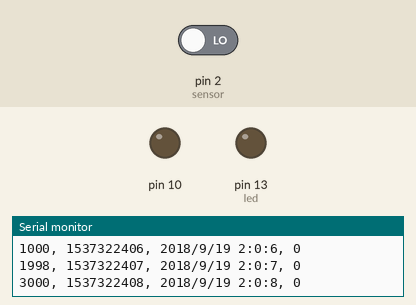
Bench run of a sketch on a simulated Arduino Uno, built with avr-gcc and run on an emulated ATmega328P. On the bench: output pins drawn as LEDs (lit = HIGH), the last lines printed to the serial monitor. Inputs (shaded band) come from the test bench; at power-on: pin 2 (sensor) LOW. The local clock reads 2024-03-15 10:24:30 at power-on unless the sketch sets it; storage starts empty.

Above: at 3.8 s.
3.9 s: pin 2 (sensor) driven HIGH
At 4.5 s:
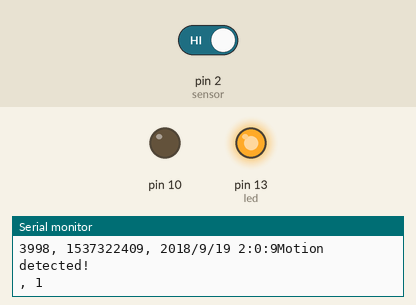
5.5 s: pin 2 (sensor) driven LOW
At 7.3 s:
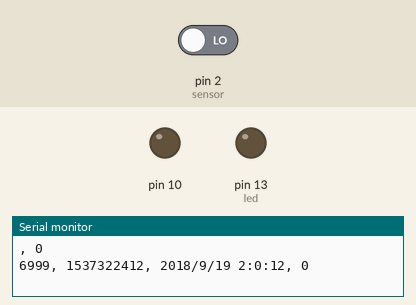
Timing chart, 0 to 8.8 s (numbered marks = the images above; inputs shaded):
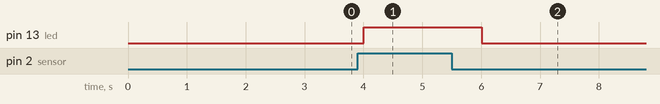

The sketch:

try.ino
```cpp
//Libraries
#include "SD.h"

#include <Wire.h>
#include "RTClib.h"

#define LOG_INTERVAL  1000 // mills between entries.
// how many milliseconds before writing the logged data permanently to disk
// set it to the LOG_INTERVAL to write each time (safest)
// set it to 10*LOG_INTERVAL to write all data every 10 datareads, you could lose up to
// the last 10 reads if power is lost but it uses less power and is much faster!
#define SYNC_INTERVAL 1000 // mills between calls to flush() - to write data to the card
uint32_t syncTime = 0; // time of last sync()


/*
  determines whether to send the stuff thats being written to the card also out to the Serial monitor.
  This makes the logger a little more sluggish and you may want the serial monitor for other stuff.
  On the other hand, its hella useful. We'll set this to 1 to keep it on. Setting it to 0 will turn it off.

*/
#define ECHO_TO_SERIAL   1 // echo data to serial port.


//Variables
int led = 13;
int sensor =2;
int state = LOW;
int val = 0;
//char l [] = "Motion stopped";
//char h [] = "Motion detected";


RTC_PCF8523 RTC; // define the Real Time Clock object

// for the data logging shield, we use digital pin 10 for the SD cs line
const int chipSelect = 10;

// the logging file
File logfile;

void setup()
{
  Serial.begin(9600);

  // initialize the SD card
  initSDcard();

  // create a new file
  createFile();


  /**
   * connect to RTC
     Now we kick off the RTC by initializing the Wire library and poking the RTC to see if its alive.
  */
  initRTC();


  /**
     Now we print the header. The header is the first line of the file and helps your spreadsheet or math program identify whats coming up next.
     The data is in CSV (comma separated value) format so the header is too: "millis,stamp, datetime,hum,temp" the first item millis is milliseconds since the Arduino started,
     stamp is the timestamp, datetime is the time and date from the RTC in human readable format, hum is the humidity and temp is the temperature read.
  */
  logfile.println("millis,stamp,datetime,motion");
#if ECHO_TO_SERIAL
  Serial.println("millis,stamp,datetime,motion");
#endif //ECHO_TO_SERIAL
RTC.adjust(DateTime(2018, 9, 19, 2, 0, 5));
  pinMode(led, OUTPUT);
  pinMode(sensor, INPUT);

}

void loop()
{
  DateTime now;

  // delay for the amount of time we want between readings
  delay((LOG_INTERVAL - 1) - (millis() % LOG_INTERVAL));

  // log milliseconds since starting
  uint32_t m = millis();
  logfile.print(m);           // milliseconds since start
  logfile.print(", ");
#if ECHO_TO_SERIAL
  Serial.print(m);         // milliseconds since start
  Serial.print(", ");
#endif

  // fetch the time
  now = RTC.now();

  // log time
  logfile.print(now.unixtime()); // seconds since 2000
  logfile.print(", ");
  logfile.print(now.year(), DEC);
  logfile.print("/");
  logfile.print(now.month(), DEC);
  logfile.print("/");
  logfile.print(now.day(), DEC);
  logfile.print(" ");
  logfile.print(now.hour(), DEC);
  logfile.print(":");
  logfile.print(now.minute(), DEC);
  logfile.print(":");
  logfile.print(now.second(), DEC);
#if ECHO_TO_SERIAL
  Serial.print(now.unixtime()); // seconds since 2000
  Serial.print(", ");
  Serial.print(now.year(), DEC);
  Serial.print("/");
  Serial.print(now.month(), DEC);
  Serial.print("/");
  Serial.print(now.day(), DEC);
  Serial.print(" ");
  Serial.print(now.hour(), DEC);
  Serial.print(":");
  Serial.print(now.minute(), DEC);
  Serial.print(":");
  Serial.print(now.second(), DEC);
#endif //ECHO_TO_SERIAL

  //Read data and store it to variable
  if (digitalRead(sensor) == HIGH) {
    //    Serial.println("Active");
    digitalWrite(led,HIGH);
    delay(100);

    if(state==LOW){
      Serial.println("Motion detected!");
      state = HIGH;
      //state = h;

    }
  }
  else {
    //    Serial.println("Inactive");
    digitalWrite(led, LOW); // turn LED OFF
      delay(200);             // delay 200 milliseconds

      if (state == HIGH){
        Serial.println("Motion stopped!");
        state = LOW;       // update variable state to LOW
       //state = l;
  }
  }

  logfile.print(", ");
  logfile.println(state);

#if ECHO_TO_SERIAL
  Serial.print(", ");
  Serial.println(state);

#endif //ECHO_TO_SERIAL

  if ((millis() - syncTime) < SYNC_INTERVAL) return;
  syncTime = millis();

  logfile.flush();
}


/**
   The error() function, is just a shortcut for us, we use it when something Really Bad happened.
   For example, if we couldn't write to the SD card or open it.
   It prints out the error to the Serial Monitor, and then sits in a while(1); loop forever, also known as a halt
*/
void error(char const *str)
{
  Serial.print("error: ");
  Serial.println(str);

  while (1);
}

void initSDcard()
{
  Serial.print("Initializing SD card...");
  // make sure that the default chip select pin is set to
  // output, even if you don't use it:
  pinMode(10, OUTPUT);

  // see if the card is present and can be initialized:
  if (!SD.begin(chipSelect)) {
    Serial.println("Card failed, or not present");
    // don't do anything more:
    return;
  }
  Serial.println("card initialized.");

}

void createFile()
{
  //file name must be in 8.3 format (name length at most 8 characters, follwed by a '.' and then a three character extension.
  char filename[] = "MLOG00.CSV";
  for (uint8_t i = 0; i < 100; i++) {
    filename[4] = i / 10 + '0';
    filename[5] = i % 10 + '0';
    if (! SD.exists(filename)) {
      // only open a new file if it doesn't exist
      logfile = SD.open(filename, FILE_WRITE);
      break;  // leave the loop!
    }
  }

  if (! logfile) {
    error("couldnt create file");
  }

  Serial.print("Logging to: ");
  Serial.println(filename);
}

void initRTC()
{
  Wire.begin();
  if (!RTC.begin()) {
    logfile.println("RTC failed");
#if ECHO_TO_SERIAL
    Serial.println("RTC failed");
#endif  //ECHO_TO_SERIAL

  }
}
```

Measured:
- after the input at 3.9 s, pin 13 (led): LOW → HIGH after 0.11 s
- after the input at 5.5 s, pin 13 (led): HIGH → LOW after 0.51 s
